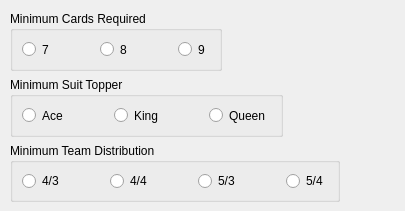
     <widget class="QWidget" name="dealOptsMinorsPage">
      <attribute name="title">
       <string>Minors</string>
      </attribute>
      <widget class="QWidget" name="layoutWidget">
       <property name="geometry">
        <rect>
         <x>10</x>
         <y>11</y>
         <width>386</width>
         <height>191</height>
        </rect>
       </property>
       <layout class="QVBoxLayout" name="verticalLayout_6">
        <item>
         <layout class="QHBoxLayout" name="horizontalLayout_18">
          <item>
           <widget class="QGroupBox" name="groupBox_3">
            <property name="title">
             <string>Minimum Cards Required</string>
            </property>
            <layout class="QVBoxLayout" name="verticalLayout_3">
             <item>
              <layout class="QHBoxLayout" name="horizontalLayout_15">
               <item>
                <widget class="QRadioButton" name="sevenMinCardsInMinor">
                 <property name="text">
                  <string>7</string>
                 </property>
                </widget>
               </item>
               <item>
                <spacer name="horizontalSpacer_15">
                 <property name="orientation">
                  <enum>Qt::Horizontal</enum>
                 </property>
                 <property name="sizeHint" stdset="0">
                  <size>
                   <width>40</width>
                   <height>20</height>
                  </size>
                 </property>
                </spacer>
               </item>
               <item>
                <widget class="QRadioButton" name="eightMinCardsInMinor">
                 <property name="text">
                  <string>8</string>
                 </property>
                </widget>
               </item>
               <item>
                <spacer name="horizontalSpacer_16">
                 <property name="orientation">
                  <enum>Qt::Horizontal</enum>
                 </property>
                 <property name="sizeHint" stdset="0">
                  <size>
                   <width>40</width>
                   <height>20</height>
                  </size>
                 </property>
                </spacer>
               </item>
               <item>
                <widget class="QRadioButton" name="nineMinCardsInMinor">
                 <property name="text">
                  <string>9</string>
                 </property>
                </widget>
               </item>
              </layout>
             </item>
            </layout>
           </widget>
          </item>
          <item>
           <spacer name="horizontalSpacer_22">
            <property name="orientation">
             <enum>Qt::Horizontal</enum>
            </property>
            <property name="sizeHint" stdset="0">
             <size>
              <width>40</width>
              <height>20</height>
             </size>
            </property>
           </spacer>
          </item>
         </layout>
        </item>
        <item>
         <layout class="QHBoxLayout" name="horizontalLayout_19">
          <item>
           <widget class="QGroupBox" name="groupBox_4">
            <property name="title">
             <string>Minimum Suit Topper</string>
            </property>
            <layout class="QVBoxLayout" name="verticalLayout_4">
             <item>
              <layout class="QHBoxLayout" name="horizontalLayout_16">
               <item>
                <widget class="QRadioButton" name="aceMinTopMinorCard">
                 <property name="text">
                  <string>Ace</string>
                 </property>
                </widget>
               </item>
               <item>
                <spacer name="horizontalSpacer_17">
                 <property name="orientation">
                  <enum>Qt::Horizontal</enum>
                 </property>
                 <property name="sizeHint" stdset="0">
                  <size>
                   <width>40</width>
                   <height>20</height>
                  </size>
                 </property>
                </spacer>
               </item>
               <item>
                <widget class="QRadioButton" name="kingMinTopMinorCard">
                 <property name="text">
                  <string>King</string>
                 </property>
                </widget>
               </item>
               <item>
                <spacer name="horizontalSpacer_18">
                 <property name="orientation">
                  <enum>Qt::Horizontal</enum>
                 </property>
                 <property name="sizeHint" stdset="0">
                  <size>
                   <width>40</width>
                   <height>20</height>
                  </size>
                 </property>
                </spacer>
               </item>
               <item>
                <widget class="QRadioButton" name="queenMinTopMinorCard">
                 <property name="text">
                  <string>Queen</string>
                 </property>
                </widget>
               </item>
              </layout>
             </item>
            </layout>
           </widget>
          </item>
          <item>
           <spacer name="horizontalSpacer_23">
            <property name="orientation">
             <enum>Qt::Horizontal</enum>
            </property>
            <property name="sizeHint" stdset="0">
             <size>
              <width>40</width>
              <height>20</height>
             </size>
            </property>
           </spacer>
          </item>
         </layout>
        </item>
        <item>
         <layout class="QHBoxLayout" name="horizontalLayout_20">
          <item>
           <widget class="QGroupBox" name="groupBox_5">
            <property name="title">
             <string>Minimum Team Distribution</string>
            </property>
            <layout class="QVBoxLayout" name="verticalLayout_5">
             <item>
              <layout class="QHBoxLayout" name="horizontalLayout_17">
               <item>
                <widget class="QRadioButton" name="fourThreeMinSuitDistMinor">
                 <property name="text">
                  <string>4/3</string>
                 </property>
                </widget>
               </item>
               <item>
                <spacer name="horizontalSpacer_19">
                 <property name="orientation">
                  <enum>Qt::Horizontal</enum>
                 </property>
                 <property name="sizeHint" stdset="0">
                  <size>
                   <width>40</width>
                   <height>20</height>
                  </size>
                 </property>
                </spacer>
               </item>
               <item>
                <widget class="QRadioButton" name="fourFourMinSuitDistMinor">
                 <property name="text">
                  <string>4/4</string>
                 </property>
                </widget>
               </item>
               <item>
                <spacer name="horizontalSpacer_20">
                 <property name="orientation">
                  <enum>Qt::Horizontal</enum>
                 </property>
                 <property name="sizeHint" stdset="0">
                  <size>
                   <width>40</width>
                   <height>20</height>
                  </size>
                 </property>
                </spacer>
               </item>
               <item>
                <widget class="QRadioButton" name="fiveThreeMinSuitDistMinor">
                 <property name="text">
                  <string>5/3</string>
                 </property>
                </widget>
               </item>
               <item>
                <spacer name="horizontalSpacer_21">
                 <property name="orientation">
                  <enum>Qt::Horizontal</enum>
                 </property>
                 <property name="sizeHint" stdset="0">
                  <size>
                   <width>40</width>
                   <height>20</height>
                  </size>
                 </property>
                </spacer>
               </item>
               <item>
                <widget class="QRadioButton" name="fiveFourMinSuitDistMinor">
                 <property name="text">
                  <string>5/4</string>
                 </property>
                </widget>
               </item>
              </layout>
             </item>
            </layout>
           </widget>
          </item>
          <item>
           <spacer name="horizontalSpacer_24">
            <property name="orientation">
             <enum>Qt::Horizontal</enum>
            </property>
            <property name="sizeHint" stdset="0">
             <size>
              <width>40</width>
              <height>20</height>
             </size>
            </property>
           </spacer>
          </item>
         </layout>
        </item>
       </layout>
      </widget>
     </widget>
